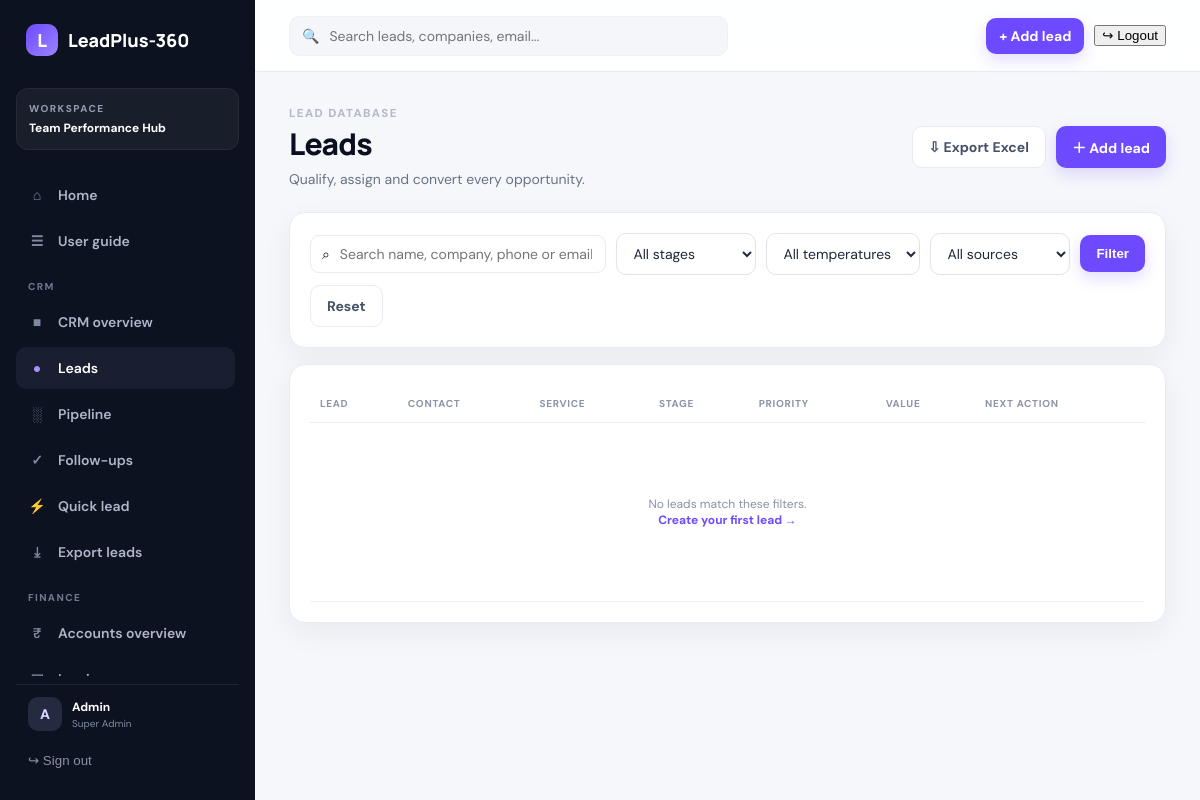
The page /crm/leads/ (signed in) on the database its author committed.
### Control/models.py (models this page shows, shortened)
class OrganizationSettings(models.Model):
    name = models.CharField(max_length=160, default="LeadPlus-360")
    tagline = models.CharField(max_length=200, blank=True)
    logo = models.ImageField(upload_to="organization/", blank=True, null=True)
    primary_color = models.CharField(max_length=7, default="#6d4aff")
    currency = models.CharField(max_length=3, default="INR")
    tax_id = models.CharField(max_length=80, blank=True)
    billing_email = models.EmailField(blank=True)
    phone = models.CharField(max_length=40, blank=True)
    address = models.TextField(blank=True)
    invoice_prefix = models.CharField(max_length=12, default="INV")
    updated_at = models.DateTimeField(auto_now=True)
    class Meta:
        verbose_name = "Organization settings"
        verbose_name_plural = "Organization settings"
    @classmethod
    def get_solo(cls):
        obj, _ = cls.objects.get_or_create(pk=1)
        return obj

class Role(models.Model):
    name = models.SlugField(max_length=40, unique=True, help_text="Internal key, set once.")
    label = models.CharField(max_length=80)
    description = models.TextField(blank=True)
    level = models.PositiveSmallIntegerField(
        default=100, help_text="Seniority for ordering. Lower numbers are more senior."
    )
    is_active = models.BooleanField(default=True)
    is_system = models.BooleanField(default=False, help_text="Built-in role; cannot be deleted.")
    can_use_crm = models.BooleanField("Can use CRM", default=False)
    sees_all_leads = models.BooleanField("Sees every lead", default=False)
    sees_team_leads = models.BooleanField(
        "Sees leads of direct reports", default=False,
        help_text="Also sees leads owned by employees who report to this user.",
    )
    can_manage_team = models.BooleanField(
        "Team manager", default=False, help_text="Team performance views and data entry."
    )
    can_manage_hr = models.BooleanField(
        "HR access", default=False, help_text="Employees, onboarding, attendance admin, KPIs, TV displays."
    )
    can_manage_accounts = models.BooleanField(
        "Accounts access", default=False, help_text="Customers, invoices, payments, expenses and reports."
    )
    is_privileged = models.BooleanField(
        "Privileged", default=False, help_text="Only a Super Admin may assign this role."
    )
    is_super_admin = models.BooleanField(
        "Super Admin", default=False, help_text="Complete rights, including roles and workflows."
    )
    permissions = models.ManyToManyField(
        "auth.Permission",
        blank=True,
        help_text="Additional permissions granted to users with this role.",
    )
    class Meta:
        ordering = ["level", "label"]

### LeadManager/views.py (the view)
# urls.py: path("leads/",views.lead_list,name="leads"),
@crm_required
def lead_list(request):
    qs = scoped_leads(request.user).select_related("owner", "source", "service").prefetch_related("services")
    q = request.GET.get("q", "").strip()
    stage = request.GET.get("stage", "")
    source = request.GET.get("source", "")
    service = request.GET.get("service", "")
    owner = request.GET.get("owner", "")
    temp = request.GET.get("temperature", "")
    if q:
        qs = qs.filter(Q(name__icontains=q) | Q(company__icontains=q) | Q(email__icontains=q) | Q(phone__icontains=q))
    if stage:
        qs = qs.filter(stage=stage)
    if source.isdigit():
        qs = qs.filter(source_id=source)
    if service.isdigit():
        qs = qs.filter(Q(service_id=service) | Q(services=service)).distinct()
    if owner.isdigit():
        qs = qs.filter(owner_id=owner)
    if temp:
        qs = qs.filter(temperature=temp)
    return render(request, "leads/lead_list.html", {
        "leads": qs, "q": q, "stage": stage, "source": source, "service": service, "owner": owner, "temp": temp,
        "stages": Lead.STAGES, "sources": LeadSource.objects.filter(is_active=True),
        "services": Service.objects.filter(is_active=True),
    })

### Control/context_processors.py (called while the page is built)
def navigation(request):
    user = request.user
    if not user.is_authenticated:
        return {"organization": OrganizationSettings.get_solo()}
    profile = getattr(user, "profile", None)
    return {
        "nav": {
            "crm": can_use_crm(user),
            "accounts": can_manage_accounts(user),
            "hr": is_hr(user),
            "admin": is_admin(user),
            "manager": can_manage_team(user),
            "staff": user.is_staff,
            "role_label": (profile.role.label if profile and profile.role_id else ("Administrator" if user.is_superuser else "Team member")),
            "employee": getattr(user, "employee", None),
        }, "organization": OrganizationSettings.get_solo(),
    }

### Control/permissions.py (called while the page is built)
def has_flag(user, flag):
    if not getattr(user, "is_authenticated", False):
        return False
    if user.is_superuser:
        return True
    role = role_of(user)
    return bool(role and getattr(role, flag))

def is_admin(user):
    return has_flag(user, "is_super_admin")

def is_hr(user):
    return has_flag(user, "can_manage_hr")

def can_use_crm(user):
    return has_flag(user, "can_use_crm")

def can_manage_team(user):
    return has_flag(user, "can_manage_team")

def sees_all_leads(user):
    return has_flag(user, "sees_all_leads")

def can_manage_accounts(user):
    return has_flag(user, "can_manage_accounts")

def permission_required(check):
    def decorator(view):
        @wraps(view)
        @login_required
        def wrapper(request, *args, **kwargs):
            if not check(request.user):
                raise PermissionDenied
            return view(request, *args, **kwargs)
        return wrapper
    return decorator

### LeadManager/views.py (called while the page is built)
def scoped_leads(user):
    qs = Lead.objects.all()
    if sees_all_leads(user):
        return qs
    scope = Q(owner=user) | Q(manager=user)
    if sees_team_leads(user):
        scope |= Q(owner__employee__manager__user=user) | Q(manager__employee__manager__user=user)
    return qs.filter(scope).distinct()

### LeadManager/templates/leads/lead_list.html (shortened to what this page needs)
{% extends "leadplus_base.html" %}{% block title %}Leads · LeadPlus-360{% endblock %}
{% block content %}
<div class="page-head"><div><span class="eyebrow">LEAD DATABASE</span><h1>Leads</h1><p>Qualify, assign and convert every opportunity.</p></div><div class="head-actions"><a class="ghost-btn" href="{% url 'export_leads' %}?q={{ q|urlencode }}">⇩ Export Excel</a><a class="primary-btn" href="{% url 'lead_create' %}">＋ Add lead</a></div></div>
<section class="card filters"><form><div class="filter-search">⌕<input name="q" value="{{ q }}" placeholder="Search name, company, phone or email"></div><select name="stage" class="form-select"><option value="">All stages</option></select><select name="temperature" class="form-select"><option value="">All temperatures</option></select><select name="source" class="form-select"><option value="">All sources</option></select><button class="primary-btn">Filter</button><a class="ghost-btn" href="{% url 'leads' %}">Reset</a></form></section>
<section class="card"><div class="table-wrap"><table class="leads-table"><thead><tr><th>Lead</th><th>Contact</th><th>Service</th><th>Stage</th><th>Priority</th><th>Value</th><th>Next action</th></tr></thead><tbody>
{% for lead in leads %}<tr><td><a class="lead-name" href="{% url 'lead_detail' lead.id %}"><span class="avatar sm">{{ lead.name|first|upper }}</span><span>{{ lead.name }}<small>{{ lead.company|default:"Individual" }}</small></span></a></td><td>{{ lead.email|default:lead.phone|default:"—" }}</td><td>{% for s in lead.services.all %}{{ s.name }}{% if not forloop.last %}, {% endif %}{% empty %}{{ lead.service.name|default:"—" }}{% endfor %}</td><td><span class="pill {{lead.stage}}">{{ lead.get_stage_display }}</span></td><td><span class="priority {{lead.priority}}">{{ lead.get_priority_display }}</span></td><td>₹ {{ lead.estimated_value|floatformat:0 }}</td><td>{% if lead.next_follow_up %}{{lead.next_follow_up|date:"d M, H:i"}}{% else %}—{% endif %}</td></tr>
{% empty %}<tr><td colspan="7"><div class="empty big">No leads match these filters.<br><a href="{% url 'lead_create' %}">Create your first lead →</a></div></td></tr>{% endfor %}
</tbody></table></div></section>
{% endblock %}

### templates/leadplus_base.html (shortened to what this page needs)
{% load static %}
<!doctype html><html lang="en"><head>
<link rel="stylesheet" href="{% static 'leadplus/app.css' %}">
<link rel="stylesheet" href="{% static 'leadplus/modules.css' %}?v=2">
<link rel="stylesheet" href="{% static 'leadplus/accounts.css' %}">
</head><body>
{% with url=request.resolver_match.url_name %}
<div class="app-shell">
<aside class="sidebar" id="sidebar">
  <a class="brand" href="{% url 'home' %}">{% if organization.logo %}<img class="brand-logo" src="{{ organization.logo.url }}" alt="{{ organization.name }}">{% else %}<span class="brand-mark">{{ organization.name|first|upper }}</span>{% endif %}<span>{{ organization.name }}</span></a>
  <div class="workspace"><small>WORKSPACE</small><strong>Team Performance Hub</strong></div>
<nav>
    <a class="{% if url == 'home' %}active{% endif %}" href="{% url 'home' %}"><i>⌂</i> Home</a>
    <a class="{% if url == 'guide' %}active{% endif %}" href="{% url 'guide' %}"><i>☰</i> User guide</a>
    {% if nav.crm %}
    <div class="nav-label">CRM</div>
    <a class="{% if url == 'leadplus_dashboard' %}active{% endif %}" href="{% url 'leadplus_dashboard' %}"><i>■</i> CRM overview</a>
    <a class="{% if url == 'leads' or url == 'lead_detail' or url == 'lead_edit' or url == 'lead_create' %}active{% endif %}" href="{% url 'leads' %}"><i>●</i> Leads</a>
    <a class="{% if url == 'pipeline' %}active{% endif %}" href="{% url 'pipeline' %}"><i>░</i> Pipeline</a>
    <a class="{% if url == 'tasks' or url == 'add_task' %}active{% endif %}" href="{% url 'tasks' %}"><i>✓</i> Follow-ups</a>
    <a class="{% if url == 'quick_lead' %}active{% endif %}" href="{% url 'quick_lead' %}"><i>⚡</i> Quick lead</a>
    <a class="{% if url == 'export_leads' %}active{% endif %}" href="{% url 'export_leads' %}"><i>⤓</i> Export leads</a>
    {% endif %}
    {% if nav.accounts %}
    <div class="nav-label">Finance</div>
    <a class="{% if url == 'accounts_dashboard' %}active{% endif %}" href="{% url 'accounts_dashboard' %}"><i>₹</i> Accounts overview</a>
    <a class="{% if url == 'account_invoices' or url == 'account_invoice_create' or url == 'account_invoice_detail' %}active{% endif %}" href="{% url 'account_invoices' %}"><i>▣</i> Invoices</a>
    {% endif %}
  </nav>
  <div class="sidebar-bottom">
    <a class="user-mini" href="{% url 'profile' %}"><span class="avatar">{{ request.user.username|first|upper }}</span><div><b>{{ request.user.get_full_name|default:request.user.username }}</b><small>{{ nav.role_label|default:"Team member" }}</small></div></a>
    <form action="{% url 'logout' %}" method="post">{% csrf_token %}<button type="submit" class="logout">↪ Sign out</button></form>
  </div>
</aside>
<main class="main">
<header class="topbar"><button class="mobile-menu" onclick="document.getElementById('sidebar').classList.toggle('open')">☰</button>
 {% if nav.crm %}<div class="top-search">🔍 <input id="globalSearch" placeholder="Search leads, companies, email..." autocomplete="off"></div>{% else %}<div class="top-search"></div>{% endif %}
 <div class="top-actions">{% if nav.crm %}<a class="primary-btn small" href="{% url 'lead_create' %}">+ Add lead</a>{% endif %}<form action="{% url 'logout' %}" method="post" class="top-logout-form">{% csrf_token %}<button type="submit" class="top-logout">↪ Logout</button></form></div>
</header>
<div class="content">
{% block content %}{% endblock %}
</div>
</main></div>
{% endwith %}
</body></html>

### LeadManager/static/leadplus/modules.css (style rules this page uses)
.nav-label { font-size:10px;font-weight:800;letter-spacing:1.4px;color:#6f7890;margin:14px 12px 4px;text-transform:uppercase }
.user-mini { text-decoration:none }
.form-control,.lead-form select,.lead-form input[type=text],.filters select { width:100%;padding:10px 12px;border:1px solid #dfe3eb;border-radius:10px;font:inherit;background:#fff }
.page-head { display:flex;justify-content:space-between;align-items:center;gap:20px;margin-bottom:24px }
.page-head h1 { margin:.15rem 0 .35rem }
.eyebrow { font-size:.72rem;letter-spacing:.12em;font-weight:800;opacity:.65 }

### rows shown on the page
OrganizationSettings: name|first "L", name "LeadPlus-360"
Role: role_label "Super Admin"

### other values the page prints
{{ request.user.username|first|upper }} "A"
{{ request.user.get_full_name|default:request.user.username }} "Admin"
